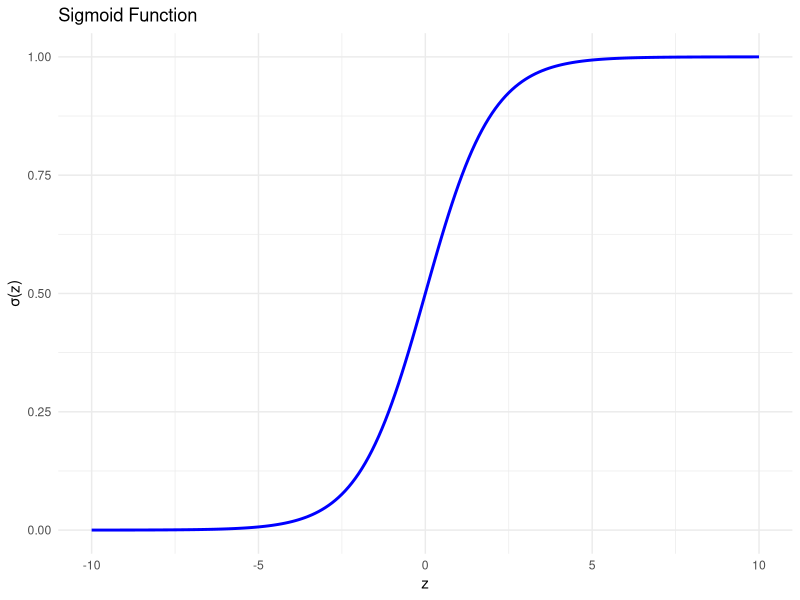
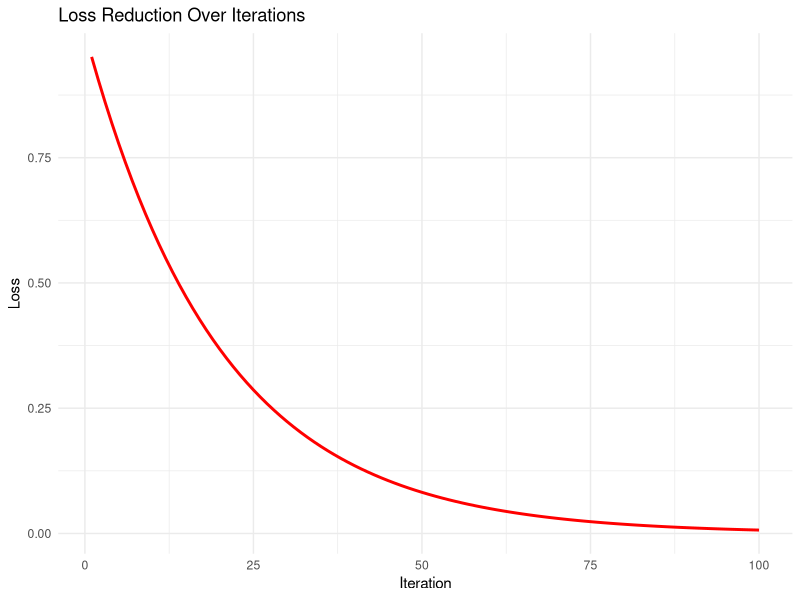
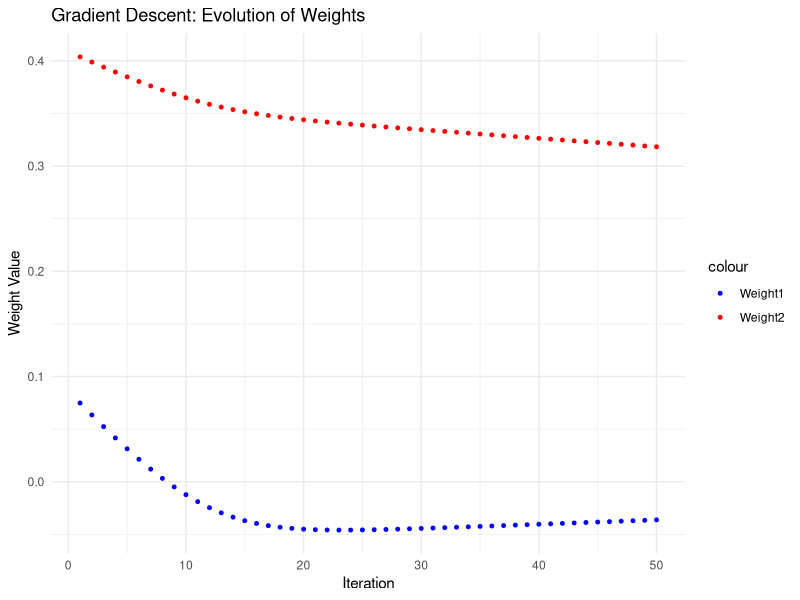
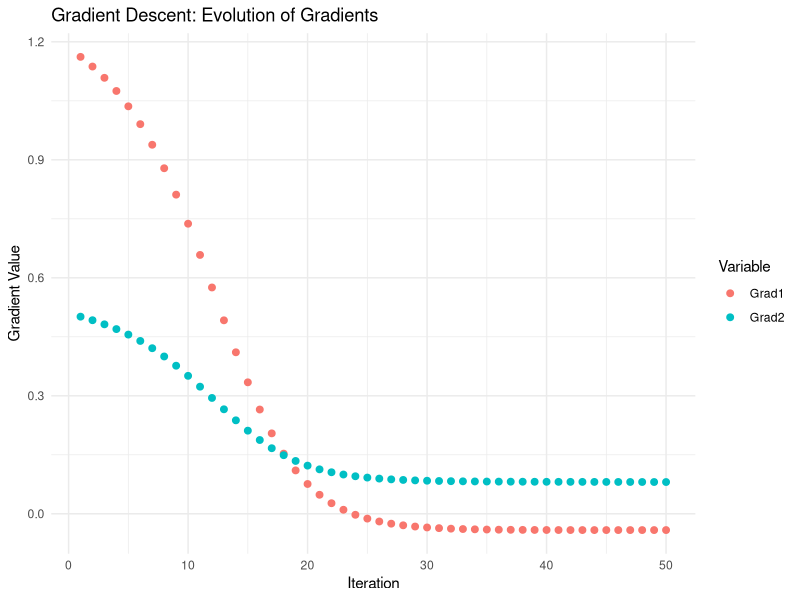
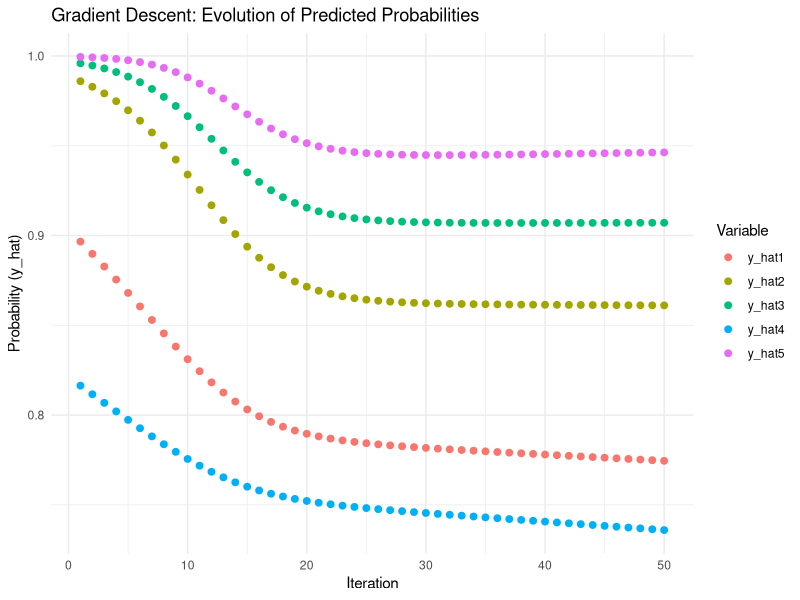
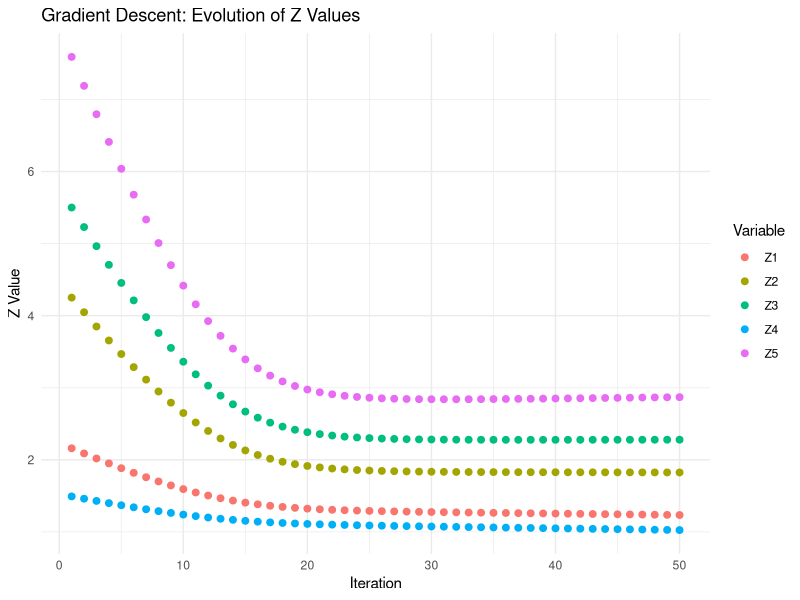
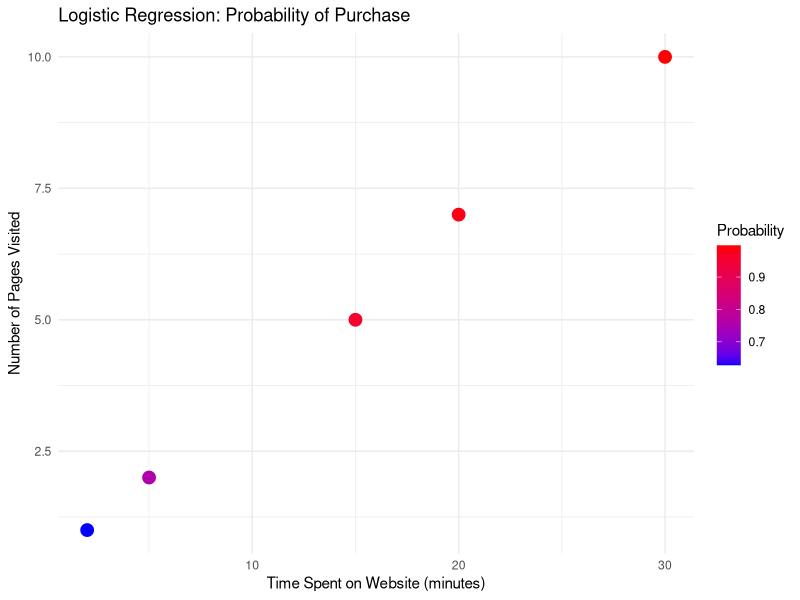

These figures' R source, in order:
## ---- chunk 1
#| echo: false
library(dplyr)
library(ggplot2)
library(tidyr)
theme_set(theme_minimal())
options(scipen= 999)
## ---- chunk 2
# Define the sigmoid function
sigmoid <- function(z) {
  return(1 / (1 + exp(-z)))
}

# Generate values for plotting
z_values <- seq(-10, 10, by=0.1)  # Range from -10 to 10
sigmoid_values <- sigmoid(z_values)

# Create a dataframe for plotting
df <- data.frame(z = z_values, sigmoid = sigmoid_values)

# Plot the sigmoid function
ggplot(df, aes(x = z, y = sigmoid)) +
  geom_line(color = "blue", size = 1) +
  ggtitle("Sigmoid Function") +
  xlab("z") +
  ylab("σ(z)") +
  theme_minimal()

## ---- chunk 3
# Example loss reduction over iterations
iterations <- seq(1, 100)
loss_values <- exp(-0.05 * iterations)  # Simulated loss decreasing

# Create dataframe
df <- data.frame(iteration = iterations, loss = loss_values)

# Plot loss reduction
ggplot(df, aes(x = iteration, y = loss)) +
  geom_line(color = "red", size = 1) +
  ggtitle("Loss Reduction Over Iterations") +
  xlab("Iteration") +
  ylab("Loss") +
  theme_minimal()

## ---- chunk 4
 # Real-world dataset (Time spent & Pages visited)
X <- matrix(c(
  1, 5, 2,
  1, 15, 5,
  1, 20, 7,
  1, 2, 1,
  1, 30, 10
), ncol=3, byrow=TRUE)

y <- c(0, 1, 1, 0, 1)  # Labels
## ---- chunk 5

# Sigmoid function
sigmoid <- function(z) {
  return(1 / (1 + exp(-z)))
}
## ---- chunk 6
# Loss function (binary cross-entropy)
loss_function <- function(y, y_hat) {
  return(-mean(y * log(y_hat) + (1 - y) * log(1 - y_hat)))
}
## ---- chunk 7
# Gradient Descent Implementation (Track Progress)
gradient_descent_progress <- function(X, y, learning_rate = 0.01, iterations = 50) {
  m <- nrow(X)
  W <- runif(ncol(X))  # Initialize weights randomly
  progress <- data.frame(Iteration = integer(), 
                         Weight1 = numeric(), Weight2 = numeric(),
                         Z1 = numeric(), Z2 = numeric(), Z3 = numeric(), Z4 = numeric(), Z5 = numeric(),
                         y_hat1 = numeric(), y_hat2 = numeric(), y_hat3 = numeric(), y_hat4 = numeric(), y_hat5 = numeric(),
                         Grad1 = numeric(), Grad2 = numeric())  # Tracking all five samples

  for (i in 1:iterations) {
    Z <- X %*% W   # Compute Z values for all samples
    y_hat <- sigmoid(Z)  # Apply sigmoid function to all samples
    gradient <- t(X) %*% (y_hat - y) / m  # Compute gradient for weight updates
    W <- W - learning_rate * gradient  # Update weights

    # Store results for all five samples
    progress <- rbind(progress, data.frame(
      Iteration = i,
      Weight1 = W[2], Weight2 = W[3],
      Z1 = Z[1], Z2 = Z[2], Z3 = Z[3], Z4 = Z[4], Z5 = Z[5],
      y_hat1 = y_hat[1], y_hat2 = y_hat[2], y_hat3 = y_hat[3], y_hat4 = y_hat[4], y_hat5 = y_hat[5],
      Grad1 = gradient[2], Grad2 = gradient[3]
    ))
  }
  
  return(progress)
}
## ---- chunk 8

# Train Model


# Run gradient descent and track evolution
progress_df <- gradient_descent_progress(X, y)

# Print evolution table
print(head(progress_df))

# Plot how weights change over iterations
ggplot(progress_df, aes(x = Iteration)) +
  geom_point(aes(y = Weight1, color = "Weight1"), size = 1) +
  geom_point(aes(y = Weight2, color = "Weight2"), size = 1) +
  ggtitle("Gradient Descent: Evolution of Weights") +
  xlab("Iteration") +
  ylab("Weight Value") +
  theme_minimal() +
  scale_color_manual(values = c("Weight1" = "blue", "Weight2" = "red"))


# Reshape progress_df for separate plots
long_df <- tidyr::gather(progress_df, key = "Variable", value = "Value", -Iteration)

# **Plot 1: Gradient Evolution**
gradient_df <- long_df %>% filter(Variable %in% c("Grad1", "Grad2"))

ggplot(gradient_df, aes(x = Iteration, y = Value, color = Variable)) +
  geom_point(size = 2) +  # Use points instead of lines
  ggtitle("Gradient Descent: Evolution of Gradients") +
  xlab("Iteration") +
  ylab("Gradient Value") +
  theme_minimal()

# **Plot 2: Predicted Probabilities (y_hat) Evolution**
y_hat_df <- long_df %>% filter(grepl("y_hat", Variable))

ggplot(y_hat_df, aes(x = Iteration, y = Value, color = Variable)) +
  geom_point(size = 2) +  # Use points instead of lines
  ggtitle("Gradient Descent: Evolution of Predicted Probabilities") +
  xlab("Iteration") +
  ylab("Probability (y_hat)") +
  theme_minimal()

# **Plot 3: Z Values Evolution**
z_values_df <- long_df %>% filter(grepl("Z", Variable))

ggplot(z_values_df, aes(x = Iteration, y = Value, color = Variable)) +
  geom_point(size = 2) +  # Use points instead of lines
  ggtitle("Gradient Descent: Evolution of Z Values") +
  xlab("Iteration") +
  ylab("Z Value") +
  theme_minimal()
## ---- chunk 9
set.seed(2)
# Gradient Descent Implementation (Track Progress)
gradient_descent <- function(X, y, learning_rate = 0.01, iterations = 50) {
  m <- nrow(X)
  W <- runif(ncol(X))  # Initialize weights randomly
  for (i in 1:iterations) {
    Z <- X %*% W   # Compute Z values for all samples
    y_hat <- sigmoid(Z)  # Apply sigmoid function to all samples
    gradient <- t(X) %*% (y_hat - y) / m  # Compute gradient for weight updates
    W <- W - learning_rate * gradient  # Update weights
  }
  return (W)
}
W <- gradient_descent(X, y)
print(W)
## ---- chunk 10
# Get predictions

# Function to predict probability based on learned weights
predict_probability <- function(X, W) {
  return(sigmoid(X %*% W))
}
predicted_probs <- predict_probability(X, W)

# Create dataframe for plotting
df <- data.frame(TimeSpent = X[,2], PagesVisited = X[,3], Probability = predicted_probs)

# Plot results
ggplot(df, aes(x = TimeSpent, y = PagesVisited, color = Probability)) +
  geom_point(size = 4) +
  scale_color_gradient(low = "blue", high = "red") +
  ggtitle("Logistic Regression: Probability of Purchase") +
  xlab("Time Spent on Website (minutes)") +
  ylab("Number of Pages Visited") +
  theme_minimal()
